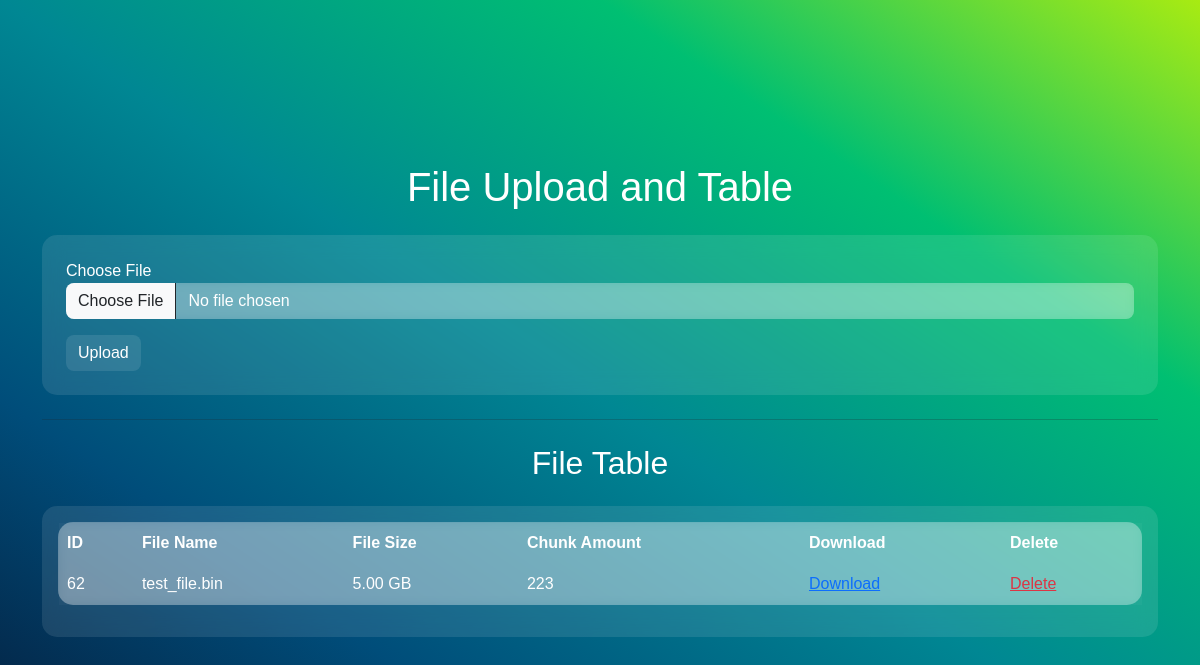
Before: / with the older database file.
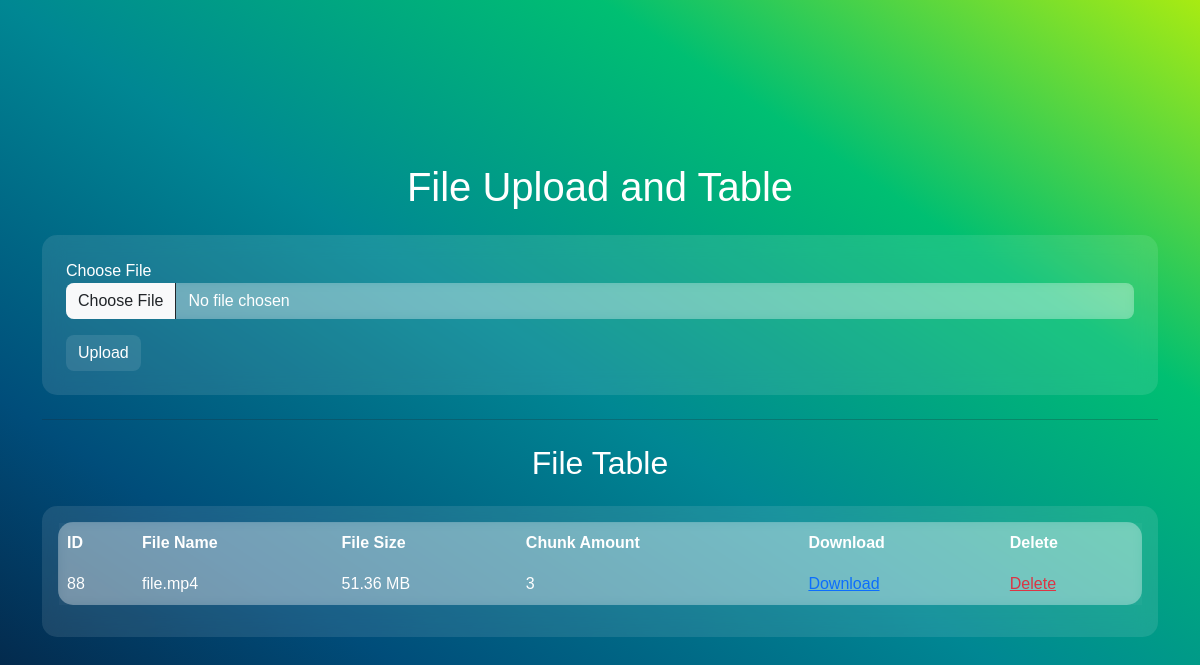
After: the same page with the newer database file.
### tables this page shows
CREATE TABLE files 
                      (id INTEGER PRIMARY KEY AUTOINCREMENT, 
                      file_name TEXT, 
                      chunk_list TEXT, 
                      key_hex TEXT, 
                      file_size INTEGER, 
                      upload_date TEXT);

### app.py (the view, shortened to what this page needs)
@app.route('/', methods=['GET', 'POST'])
def index():
    files_info = asyncio.run(fetch_file_information())
    return render_template('index.html',files_info=files_info)

### app.py (called while the page is built)
def convert_bytes(byte_size):
    for unit in ['B', 'KB', 'MB', 'GB']:
        if byte_size < 1024.0:
            break
        byte_size /= 1024.0
    return f"{byte_size:.2f} {unit}"

async def fetch_file_information():
    conn = sqlite3.connect(DATABASE_FILE)
    cursor = conn.cursor()
    cursor.execute("SELECT id, file_name, file_size, chunk_list FROM files")
    results = cursor.fetchall()
    conn.close()
    files_info = []
    for result in results:
        file_id, file_name, file_size, chunk_list = result
        chunk_amount = len(chunk_list.split(', '))
        formatted_size = convert_bytes(file_size)
        files_info.append({
            'id': file_id,
            'file_name': file_name,
            'formatted_size': formatted_size,
            'chunk_amount': chunk_amount
        })
    return files_info

### templates/index.html (shortened to what this page needs)
{% extends "base.html" %}
{% block content %}
    <h1 class="text-center mb-4 text-white">File Upload and Table</h1>
    <form action="{{ url_for('index') }}" method="post" enctype="multipart/form-data" class="glass-morphism p-4">
        <div class="form-group">
            <label for="file" class="text-white">Choose File</label>
            <input type="file" class="form-control glass-input" name="file" id="file">
            <button type="submit" class="btn btn-primary mt-3 glass-btn" id="uploadBtn">Upload</button>
        </div>
    </form>
    <hr class="my-4">
    <h2 class="text-center mb-4 text-white">File Table</h2>
    <div class="table-responsive glass-morphism p-3">
        <table class="table table-bordered glass-table">
            <thead>
                <tr>
                    <th>ID</th>
                    <th>File Name</th>
                    <th>File Size</th>
                    <th>Chunk Amount</th>
                    <th>Download</th>
                    <th>Delete</th>
                </tr>
            </thead>
            <tbody>
                {% for file_info in files_info %}
                    <tr>
                        <td>{{ file_info.id }}</td>
                        <td>{{ file_info.file_name }}</td>
                        <td>{{ file_info.formatted_size }}</td>
                        <td>{{ file_info.chunk_amount }}</td>
                        <td><a href="{{ url_for('download_and_decrypt', file_id=file_info.id) }}" class="text-primary download-btn">Download</a></td>
                        <td><a href="{{ url_for('delete_file_entry', file_id=file_info.id) }}" class="text-danger">Delete</a></td>
                    </tr>
                {% endfor %}
            </tbody>
        </table>
    </div>
{% endblock %}

### templates/base.html (shortened to what this page needs)
<!DOCTYPE html>
<html lang="en">
<head>
    <link rel="stylesheet" href="https://cdn.jsdelivr.net/npm/bootstrap@5.3.2/dist/css/bootstrap.min.css">
    <link rel="stylesheet" href="{{ url_for('static', filename='css/style.css') }}">
</head>
<body>
    <div class="container">
        {% block content %}{% endblock %}
    </div>
</body>
</html>

### static/css/style.css (style rules this page uses)
html, body { height: 100%; }
body { background: linear-gradient( to right top, #051937, #004d7a, #008793, #00bf72, #a8eb12 ); margin: 0; font-family: "Arial", sans-serif; display: flex; align-items: center; justify-content: center; }
.glass-morphism { background: rgba(255, 255, 255, 0.1); backdrop-filter: blur(10px); border-radius: 15px; }
.glass-input { background: rgba(255, 255, 255, 0.3); backdrop-filter: blur(5px); border: none; border-radius: 8px; color: #fff; }
.glass-input::placeholder { color: #fff; }
.glass-btn { background: rgba(255, 255, 255, 0.1); border: none; border-radius: 8px; color: #fff; }
.glass-table { background: rgba(255, 255, 255, 0.3); backdrop-filter: blur(5px); border-radius: 15px; color: #000; }
.table { --bs-table-bg: rgb(255 255 255 / 3%); border-color: rgb(255 255 255 / 0%); --bs-table-color: white; }

Changed rows visible on the page:
removed files: id "62", file_name "test_file.bin", formatted_size "5.00 GB", chunk_amount "223"
added files: id "88", file_name "file.mp4", formatted_size "51.36 MB", chunk_amount "3"
